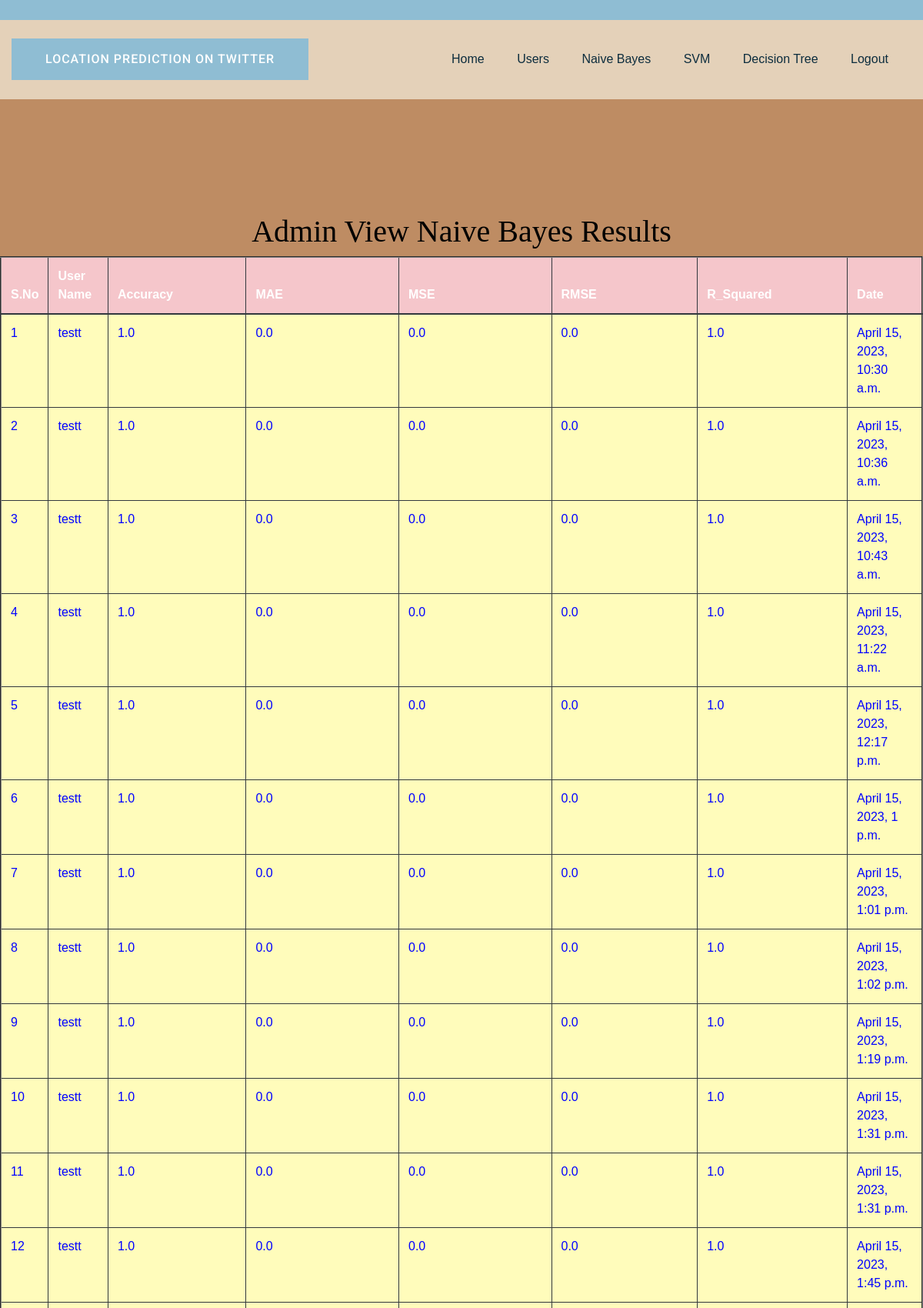
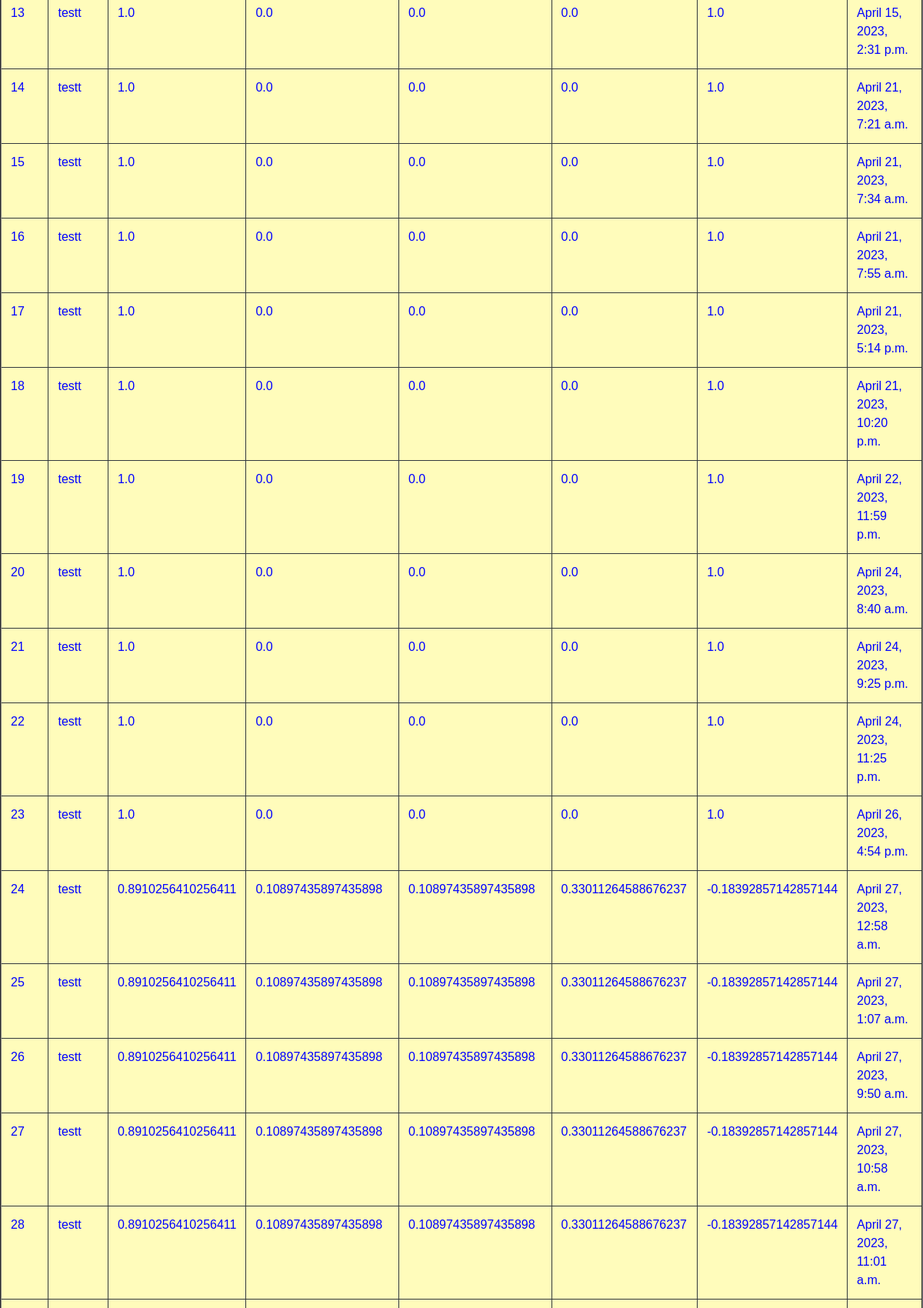
Screenshot of /AdminNaiveBayes/ (upper part) with the database file from the repository (2 pictures, top to bottom).
### users/models.py (models this page shows, shortened)
class UserAlgorithmResultsModel(models.Model):
    username = models.CharField(max_length=100)
    algorithmname = models.CharField(max_length=100)
    accuracy = models.FloatField()
    mae = models.FloatField()
    mse = models.FloatField()
    rmse = models.FloatField()
    r_squared = models.FloatField()
    cdate = models.DateTimeField(auto_now_add=True)
    class Meta:
        db_table = "AlgorithmResults"

### admins/views.py (the view)
# urls.py: path("AdminNaiveBayes/", admins.AdminNaiveBayes, name="AdminNaiveBayes"),
def AdminNaiveBayes(request):
    data = UserAlgorithmResultsModel.objects.filter(algorithmname="Naive Bayes")
    return render(request,'admins/AdminNaiveBayes.html',{'data':data})

### assets/templates/admins/AdminNaiveBayes.html
{%extends 'admins/adminbase.html'%}
{%load static%}
{%block contents%}
    <div class="testimonial-area testimonial-padding" style="background-color:#BE8C63;">
        <div class="container ">
            <div class="row d-flex justify-content-center">
                                   <h1><font color="BLACK" style="font-family: fangsong;">Admin View Naive Bayes Results</font></h1>
                                         <table border="2px" class="table table-hover table-dark">
                    <thead>
                    <tr class="table-danger">
                        <th scope="col">S.No</th>
                        <th scope="col">User Name</th>
                        <th scope="col">Accuracy</th>
                        <th scope="col">MAE</th>
                        <th scope="col">MSE</th>
                        <th scope="col">RMSE</th>
                        <th scope="col">R_Squared</th>
                        <th scope="col">Date</th>
                    </tr>
                    </thead>
                    <tbody>
                    {% for i in data %}
                    <tr scope="row" style="color: BLUE; background-color:#FFFCBB">
                        <td>{{forloop.counter}}</td>
                        <td>{{i.username}}</td>
                        <td>{{i.accuracy}}</td>
                        <td>{{i.mae}}</td>
                        <td>{{i.mse}}</td>
                        <td>{{i.rmse}}</td>
                        <td>{{i.r_squared}}</td>
                        <td>{{i.cdate}}</td>
                    </tr>
                    {% endfor %}
                    </tbody>
                </table>
            </div>
        </div>
    </div>
{%endblock%}

### rows the page displays
UserAlgorithmResultsModel: username "testt", accuracy "1.0", mae "0.0", mse "0.0", rmse "0.0", r_squared "1.0", cdate "April 15, 2023, 10:30 a.m."
UserAlgorithmResultsModel: username "testt", accuracy "1.0", mae "0.0", mse "0.0", rmse "0.0", r_squared "1.0", cdate "April 15, 2023, 10:36 a.m."
UserAlgorithmResultsModel: username "testt", accuracy "1.0", mae "0.0", mse "0.0", rmse "0.0", r_squared "1.0", cdate "April 15, 2023, 10:43 a.m."
UserAlgorithmResultsModel: username "testt", accuracy "1.0", mae "0.0", mse "0.0", rmse "0.0", r_squared "1.0", cdate "April 15, 2023, 11:22 a.m."
UserAlgorithmResultsModel: username "testt", accuracy "1.0", mae "0.0", mse "0.0", rmse "0.0", r_squared "1.0", cdate "April 15, 2023, 12:17 p.m."
UserAlgorithmResultsModel: username "testt", accuracy "1.0", mae "0.0", mse "0.0", rmse "0.0", r_squared "1.0", cdate "April 15, 2023, 1 p.m."
UserAlgorithmResultsModel: username "testt", accuracy "1.0", mae "0.0", mse "0.0", rmse "0.0", r_squared "1.0", cdate "April 15, 2023, 1:01 p.m."
UserAlgorithmResultsModel: username "testt", accuracy "1.0", mae "0.0", mse "0.0", rmse "0.0", r_squared "1.0", cdate "April 15, 2023, 1:02 p.m."
UserAlgorithmResultsModel: username "testt", accuracy "1.0", mae "0.0", mse "0.0", rmse "0.0", r_squared "1.0", cdate "April 15, 2023, 1:19 p.m."
UserAlgorithmResultsModel: username "testt", accuracy "1.0", mae "0.0", mse "0.0", rmse "0.0", r_squared "1.0", cdate "April 15, 2023, 1:31 p.m."
UserAlgorithmResultsModel: username "testt", accuracy "1.0", mae "0.0", mse "0.0", rmse "0.0", r_squared "1.0", cdate "April 15, 2023, 1:31 p.m."
UserAlgorithmResultsModel: username "testt", accuracy "1.0", mae "0.0", mse "0.0", rmse "0.0", r_squared "1.0", cdate "April 15, 2023, 1:45 p.m."
UserAlgorithmResultsModel: username "testt", accuracy "1.0", mae "0.0", mse "0.0", rmse "0.0", r_squared "1.0", cdate "April 15, 2023, 2:31 p.m."
UserAlgorithmResultsModel: username "testt", accuracy "1.0", mae "0.0", mse "0.0", rmse "0.0", r_squared "1.0", cdate "April 21, 2023, 7:21 a.m."
UserAlgorithmResultsModel: username "testt", accuracy "1.0", mae "0.0", mse "0.0", rmse "0.0", r_squared "1.0", cdate "April 21, 2023, 7:34 a.m."
UserAlgorithmResultsModel: username "testt", accuracy "1.0", mae "0.0", mse "0.0", rmse "0.0", r_squared "1.0", cdate "April 21, 2023, 7:55 a.m."
UserAlgorithmResultsModel: username "testt", accuracy "1.0", mae "0.0", mse "0.0", rmse "0.0", r_squared "1.0", cdate "April 21, 2023, 5:14 p.m."
UserAlgorithmResultsModel: username "testt", accuracy "1.0", mae "0.0", mse "0.0", rmse "0.0", r_squared "1.0", cdate "April 21, 2023, 10:20 p.m."
UserAlgorithmResultsModel: username "testt", accuracy "1.0", mae "0.0", mse "0.0", rmse "0.0", r_squared "1.0", cdate "April 22, 2023, 11:59 p.m."
UserAlgorithmResultsModel: username "testt", accuracy "1.0", mae "0.0", mse "0.0", rmse "0.0", r_squared "1.0", cdate "April 24, 2023, 8:40 a.m."
UserAlgorithmResultsModel: username "testt", accuracy "1.0", mae "0.0", mse "0.0", rmse "0.0", r_squared "1.0", cdate "April 24, 2023, 9:25 p.m."
UserAlgorithmResultsModel: username "testt", accuracy "1.0", mae "0.0", mse "0.0", rmse "0.0", r_squared "1.0", cdate "April 24, 2023, 11:25 p.m."
UserAlgorithmResultsModel: username "testt", accuracy "1.0", mae "0.0", mse "0.0", rmse "0.0", r_squared "1.0", cdate "April 26, 2023, 4:54 p.m."
UserAlgorithmResultsModel: username "testt", accuracy "0.8910256410256411", mae "0.10897435897435898", mse "0.10897435897435898", rmse "0.33011264588676237", r_squared "-0.18392857142857144", cdate "April 27, 2023, 12:58 a.m."
UserAlgorithmResultsModel: username "testt", accuracy "0.8910256410256411", mae "0.10897435897435898", mse "0.10897435897435898", rmse "0.33011264588676237", r_squared "-0.18392857142857144", cdate "April 27, 2023, 1:07 a.m."
UserAlgorithmResultsModel: username "testt", accuracy "0.8910256410256411", mae "0.10897435897435898", mse "0.10897435897435898", rmse "0.33011264588676237", r_squared "-0.18392857142857144", cdate "April 27, 2023, 9:50 a.m."
UserAlgorithmResultsModel: username "testt", accuracy "0.8910256410256411", mae "0.10897435897435898", mse "0.10897435897435898", rmse "0.33011264588676237", r_squared "-0.18392857142857144", cdate "April 27, 2023, 10:58 a.m."
UserAlgorithmResultsModel: username "testt", accuracy "0.8910256410256411", mae "0.10897435897435898", mse "0.10897435897435898", rmse "0.33011264588676237", r_squared "-0.18392857142857144", cdate "April 27, 2023, 11:01 a.m."
